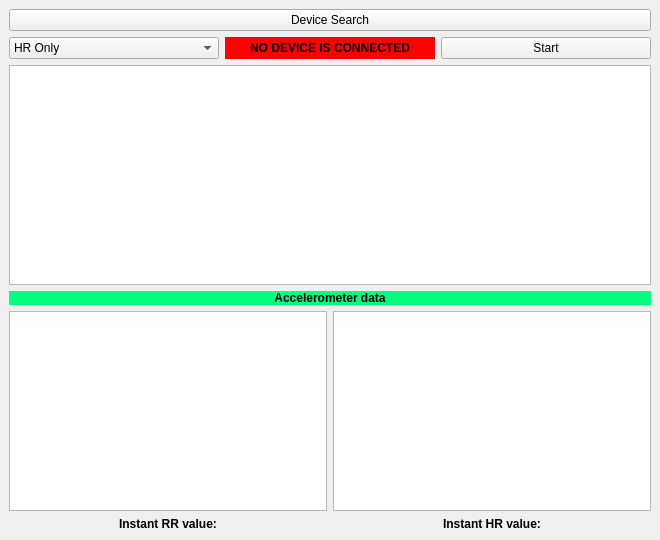
<?xml version="1.0" encoding="UTF-8"?>
<ui version="4.0">
 <class>UserWindow</class>
 <widget class="QMainWindow" name="UserWindow">
  <property name="geometry">
   <rect>
    <x>0</x>
    <y>0</y>
    <width>660</width>
    <height>540</height>
   </rect>
  </property>
  <property name="windowTitle">
   <string>MainWindow</string>
  </property>
  <widget class="QWidget" name="centralwidget">
   <layout class="QGridLayout" name="gridLayout_3">
    <item row="0" column="0">
     <layout class="QVBoxLayout" name="verticalLayout">
      <item>
       <widget class="QPushButton" name="pushButton">
        <property name="text">
         <string>Device Search</string>
        </property>
        <property name="checkable">
         <bool>true</bool>
        </property>
       </widget>
      </item>
      <item>
       <layout class="QHBoxLayout" name="horizontalLayout_2">
        <item>
         <widget class="QComboBox" name="comboBox">
          <item>
           <property name="text">
            <string>HR Only</string>
           </property>
          </item>
          <item>
           <property name="text">
            <string>RR Only</string>
           </property>
          </item>
          <item>
           <property name="text">
            <string>Both</string>
           </property>
          </item>
         </widget>
        </item>
        <item>
         <widget class="QLabel" name="label">
          <property name="font">
           <font>
            <weight>75</weight>
            <bold>true</bold>
           </font>
          </property>
          <property name="styleSheet">
           <string notr="true">background-color: rgb(255, 0, 0);</string>
          </property>
          <property name="text">
           <string>NO DEVICE IS CONNECTED</string>
          </property>
          <property name="scaledContents">
           <bool>false</bool>
          </property>
          <property name="alignment">
           <set>Qt::AlignCenter</set>
          </property>
          <property name="wordWrap">
           <bool>false</bool>
          </property>
          <property name="openExternalLinks">
           <bool>false</bool>
          </property>
         </widget>
        </item>
        <item>
         <widget class="QPushButton" name="pushButton_3">
          <property name="text">
           <string>Start</string>
          </property>
         </widget>
        </item>
       </layout>
      </item>
      <item>
       <widget class="PlotWidget" name="graphicsView"/>
      </item>
      <item>
       <widget class="QLabel" name="label_4">
        <property name="font">
         <font>
          <family>Arial</family>
          <weight>75</weight>
          <bold>true</bold>
         </font>
        </property>
        <property name="styleSheet">
         <string notr="true">background-color: rgb(0, 255, 127)</string>
        </property>
        <property name="text">
         <string>Accelerometer data</string>
        </property>
        <property name="alignment">
         <set>Qt::AlignCenter</set>
        </property>
       </widget>
      </item>
      <item>
       <layout class="QGridLayout" name="gridLayout">
        <item row="1" column="0">
         <widget class="QLabel" name="label_2">
          <property name="font">
           <font>
            <family>Arial</family>
            <weight>75</weight>
            <bold>true</bold>
           </font>
          </property>
          <property name="text">
           <string>Instant RR value:</string>
          </property>
          <property name="alignment">
           <set>Qt::AlignCenter</set>
          </property>
          <property name="openExternalLinks">
           <bool>false</bool>
          </property>
         </widget>
        </item>
        <item row="1" column="1">
         <widget class="QLabel" name="label_3">
          <property name="font">
           <font>
            <family>Arial</family>
            <weight>75</weight>
            <bold>true</bold>
           </font>
          </property>
          <property name="text">
           <string>Instant HR value:</string>
          </property>
          <property name="alignment">
           <set>Qt::AlignCenter</set>
          </property>
         </widget>
        </item>
        <item row="0" column="0">
         <widget class="PlotWidget" name="graphicsView_2"/>
        </item>
        <item row="0" column="1">
         <widget class="PlotWidget" name="graphicsView_3"/>
        </item>
       </layout>
      </item>
     </layout>
    </item>
   </layout>
  </widget>
 </widget>
 <customwidgets>
  <customwidget>
   <class>PlotWidget</class>
   <extends>QGraphicsView</extends>
   <header>pyqtgraph</header>
  </customwidget>
 </customwidgets>
 <resources/>
 <connections/>
</ui>
